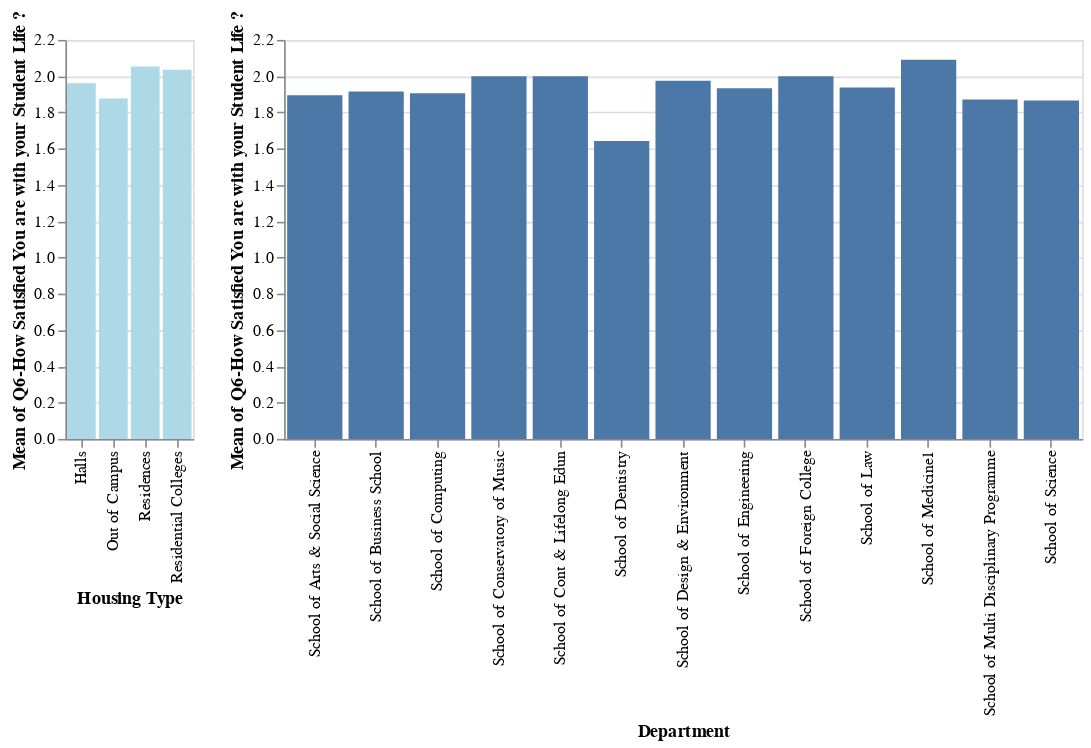

Notebook code for this chart:
### Code cell
selection = alt.selection(type="multi", fields=["Housing Type"])
# this creates a container for our two vizualizations
base = alt.Chart(DF).properties(width = 500, height = 250)

# to create an overview chart 
overview = alt.Chart(DF).mark_bar().encode(
    x = "Housing Type",
    y = "mean(Q6-How Satisfied You are with your Student Life ?):Q",
    color = alt.condition(selection, alt.value("lightblue"), alt.value("lightgrey"))
).add_selection(selection).properties(height=250)

# to create a detailed chart
detail = base.mark_bar().encode(
    x = "Department",
    y = "mean(Q6-How Satisfied You are with your Student Life ?):Q",
).transform_filter(selection).properties(height = 250)
# transform_filter(selection) says filter out all the data that doesn't match my selection

overview | detail

### Figure 1 — Vega-Lite specification as saved in the notebook (floating-point values rounded to 4 significant figures; data arrays with more than 128 entries replaced by an {"elided": "..."} marker saying what was removed)
{"config": {"view": {"continuousWidth": 400, "continuousHeight": 300}}, "hconcat": [{"mark": "bar", "encoding": {"color": {"condition": {"value": "lightblue", "selection": "selector002"}, "value": "lightgrey"}, "x": {"type": "nominal", "field": "Housing Type"}, "y": {"type": "quantitative", "aggregate": "mean", "field": "Q6-How Satisfied You are with your Student Life ?"}}, "height": 250, "selection": {"selector002": {"type": "multi", "fields": ["Housing Type"]}}}, {"mark": "bar", "encoding": {"x": {"type": "nominal", "field": "Department"}, "y": {"type": "quantitative", "aggregate": "mean", "field": "Q6-How Satisfied You are with your Student Life ?"}}, "height": 250, "transform": [{"filter": {"selection": "selector002"}}], "width": 500}], "data": {"name": "data-3499fd89c4dc66a5634bb697925f429e"}, "$schema": "https://vega.github.io/schema/vega-lite/v4.8.1.json", "datasets": {"data-3499fd89c4dc66a5634bb697925f429e": {"elided": "2694 records"}}}
